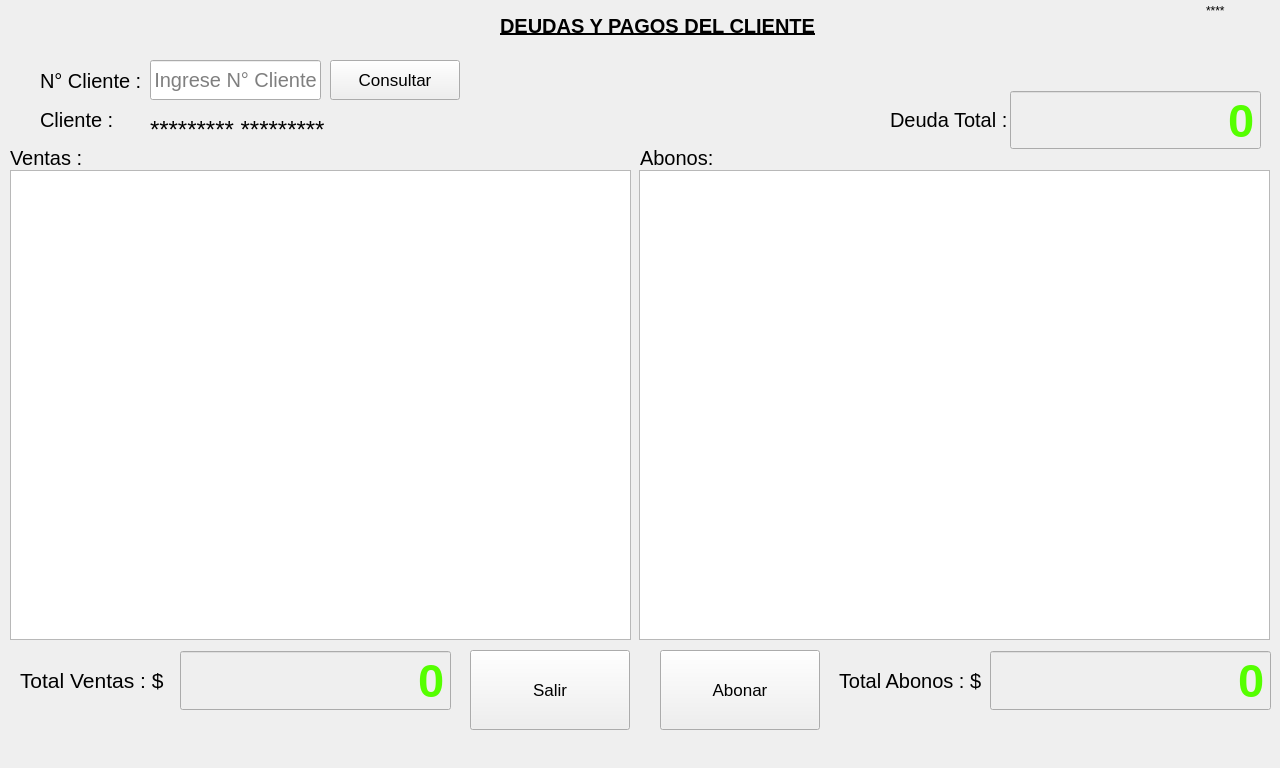
<?xml version="1.0" encoding="UTF-8"?>
<ui version="4.0">
 <class>pagoClientes</class>
 <widget class="QMainWindow" name="pagoClientes">
  <property name="geometry">
   <rect>
    <x>0</x>
    <y>0</y>
    <width>1280</width>
    <height>768</height>
   </rect>
  </property>
  <property name="minimumSize">
   <size>
    <width>1280</width>
    <height>768</height>
   </size>
  </property>
  <property name="maximumSize">
   <size>
    <width>1280</width>
    <height>768</height>
   </size>
  </property>
  <property name="windowTitle">
   <string>Compras y Pagos de Clientes</string>
  </property>
  <widget class="QWidget" name="centralwidget">
   <widget class="QLabel" name="lblAbonos_2">
    <property name="geometry">
     <rect>
      <x>640</x>
      <y>150</y>
      <width>91</width>
      <height>16</height>
     </rect>
    </property>
    <property name="font">
     <font>
      <pointsize>15</pointsize>
     </font>
    </property>
    <property name="text">
     <string>Abonos:</string>
    </property>
   </widget>
   <widget class="QLabel" name="lblVentas_2">
    <property name="geometry">
     <rect>
      <x>10</x>
      <y>150</y>
      <width>91</width>
      <height>16</height>
     </rect>
    </property>
    <property name="font">
     <font>
      <pointsize>15</pointsize>
     </font>
    </property>
    <property name="text">
     <string>Ventas :</string>
    </property>
   </widget>
   <widget class="QLabel" name="lblDeudaTotal_2">
    <property name="geometry">
     <rect>
      <x>890</x>
      <y>90</y>
      <width>120</width>
      <height>60</height>
     </rect>
    </property>
    <property name="font">
     <font>
      <pointsize>15</pointsize>
     </font>
    </property>
    <property name="text">
     <string>Deuda Total :</string>
    </property>
   </widget>
   <widget class="QPushButton" name="btnAbonar">
    <property name="geometry">
     <rect>
      <x>660</x>
      <y>650</y>
      <width>160</width>
      <height>80</height>
     </rect>
    </property>
    <property name="font">
     <font>
      <pointsize>13</pointsize>
     </font>
    </property>
    <property name="text">
     <string>Abonar</string>
    </property>
    <property name="icon">
     <iconset>
      <normaloff>../icon/get-money.png</normaloff>../icon/get-money.png</iconset>
    </property>
    <property name="iconSize">
     <size>
      <width>50</width>
      <height>50</height>
     </size>
    </property>
   </widget>
   <widget class="QLabel" name="lblAbonos">
    <property name="geometry">
     <rect>
      <x>839</x>
      <y>650</y>
      <width>151</width>
      <height>61</height>
     </rect>
    </property>
    <property name="font">
     <font>
      <pointsize>15</pointsize>
     </font>
    </property>
    <property name="text">
     <string>Total Abonos : $</string>
    </property>
   </widget>
   <widget class="QLabel" name="lblVentas">
    <property name="geometry">
     <rect>
      <x>20</x>
      <y>650</y>
      <width>151</width>
      <height>61</height>
     </rect>
    </property>
    <property name="font">
     <font>
      <pointsize>16</pointsize>
     </font>
    </property>
    <property name="text">
     <string>Total Ventas : $</string>
    </property>
   </widget>
   <widget class="QPushButton" name="btnSalir">
    <property name="geometry">
     <rect>
      <x>470</x>
      <y>650</y>
      <width>160</width>
      <height>80</height>
     </rect>
    </property>
    <property name="font">
     <font>
      <pointsize>13</pointsize>
     </font>
    </property>
    <property name="text">
     <string>Salir</string>
    </property>
    <property name="icon">
     <iconset>
      <normaloff>../icon/exit-2.png</normaloff>../icon/exit-2.png</iconset>
    </property>
    <property name="iconSize">
     <size>
      <width>50</width>
      <height>50</height>
     </size>
    </property>
   </widget>
   <widget class="QLabel" name="lblCliente">
    <property name="geometry">
     <rect>
      <x>40</x>
      <y>60</y>
      <width>111</width>
      <height>41</height>
     </rect>
    </property>
    <property name="font">
     <font>
      <pointsize>15</pointsize>
     </font>
    </property>
    <property name="text">
     <string>N° Cliente :</string>
    </property>
   </widget>
   <widget class="QLabel" name="label_8">
    <property name="geometry">
     <rect>
      <x>500</x>
      <y>10</y>
      <width>321</width>
      <height>31</height>
     </rect>
    </property>
    <property name="font">
     <font>
      <pointsize>15</pointsize>
      <weight>75</weight>
      <bold>true</bold>
      <underline>true</underline>
     </font>
    </property>
    <property name="text">
     <string>DEUDAS Y PAGOS DEL CLIENTE</string>
    </property>
   </widget>
   <widget class="QLineEdit" name="txtCliente">
    <property name="geometry">
     <rect>
      <x>150</x>
      <y>60</y>
      <width>171</width>
      <height>40</height>
     </rect>
    </property>
    <property name="font">
     <font>
      <pointsize>15</pointsize>
     </font>
    </property>
    <property name="text">
     <string/>
    </property>
    <property name="alignment">
     <set>Qt::AlignCenter</set>
    </property>
    <property name="placeholderText">
     <string>Ingrese N° Cliente</string>
    </property>
   </widget>
   <widget class="QPushButton" name="btnConsulta">
    <property name="geometry">
     <rect>
      <x>330</x>
      <y>60</y>
      <width>130</width>
      <height>40</height>
     </rect>
    </property>
    <property name="font">
     <font>
      <pointsize>13</pointsize>
     </font>
    </property>
    <property name="text">
     <string>Consultar</string>
    </property>
    <property name="icon">
     <iconset>
      <normaloff>../icon/binoculars.png</normaloff>../icon/binoculars.png</iconset>
    </property>
    <property name="iconSize">
     <size>
      <width>40</width>
      <height>40</height>
     </size>
    </property>
    <property name="shortcut">
     <string>Return</string>
    </property>
   </widget>
   <widget class="QTableWidget" name="listaVentas">
    <property name="geometry">
     <rect>
      <x>10</x>
      <y>170</y>
      <width>621</width>
      <height>470</height>
     </rect>
    </property>
    <property name="alternatingRowColors">
     <bool>true</bool>
    </property>
   </widget>
   <widget class="QTableWidget" name="listaAbonos">
    <property name="geometry">
     <rect>
      <x>639</x>
      <y>170</y>
      <width>631</width>
      <height>470</height>
     </rect>
    </property>
    <property name="alternatingRowColors">
     <bool>true</bool>
    </property>
   </widget>
   <widget class="QLabel" name="lblIdUsuario">
    <property name="geometry">
     <rect>
      <x>1206</x>
      <y>0</y>
      <width>71</width>
      <height>21</height>
     </rect>
    </property>
    <property name="text">
     <string>****</string>
    </property>
   </widget>
   <widget class="QLabel" name="lbIdlCliente">
    <property name="geometry">
     <rect>
      <x>160</x>
      <y>70</y>
      <width>131</width>
      <height>31</height>
     </rect>
    </property>
    <property name="font">
     <font>
      <pointsize>15</pointsize>
     </font>
    </property>
    <property name="text">
     <string>**********</string>
    </property>
   </widget>
   <widget class="QSpinBox" name="lcdTotalVentas">
    <property name="enabled">
     <bool>false</bool>
    </property>
    <property name="geometry">
     <rect>
      <x>180</x>
      <y>650</y>
      <width>271</width>
      <height>61</height>
     </rect>
    </property>
    <property name="palette">
     <palette>
      <active>
       <colorrole role="Text">
        <brush brushstyle="SolidPattern">
         <color alpha="255">
          <red>0</red>
          <green>0</green>
          <blue>0</blue>
         </color>
        </brush>
       </colorrole>
       <colorrole role="BrightText">
        <brush brushstyle="SolidPattern">
         <color alpha="255">
          <red>255</red>
          <green>255</green>
          <blue>255</blue>
         </color>
        </brush>
       </colorrole>
      </active>
      <inactive>
       <colorrole role="Text">
        <brush brushstyle="SolidPattern">
         <color alpha="255">
          <red>0</red>
          <green>0</green>
          <blue>0</blue>
         </color>
        </brush>
       </colorrole>
       <colorrole role="BrightText">
        <brush brushstyle="SolidPattern">
         <color alpha="255">
          <red>255</red>
          <green>255</green>
          <blue>255</blue>
         </color>
        </brush>
       </colorrole>
      </inactive>
      <disabled>
       <colorrole role="Text">
        <brush brushstyle="SolidPattern">
         <color alpha="255">
          <red>85</red>
          <green>255</green>
          <blue>0</blue>
         </color>
        </brush>
       </colorrole>
       <colorrole role="BrightText">
        <brush brushstyle="SolidPattern">
         <color alpha="255">
          <red>0</red>
          <green>0</green>
          <blue>0</blue>
         </color>
        </brush>
       </colorrole>
      </disabled>
     </palette>
    </property>
    <property name="font">
     <font>
      <pointsize>35</pointsize>
      <weight>75</weight>
      <italic>false</italic>
      <bold>true</bold>
      <underline>false</underline>
      <strikeout>false</strikeout>
      <kerning>false</kerning>
     </font>
    </property>
    <property name="layoutDirection">
     <enum>Qt::RightToLeft</enum>
    </property>
    <property name="styleSheet">
     <string notr="true">self.displayNumber.setStyleSheet(&quot;background-color: rgb(0, 255, 0)&quot;)
</string>
    </property>
    <property name="alignment">
     <set>Qt::AlignRight|Qt::AlignTrailing|Qt::AlignVCenter</set>
    </property>
    <property name="buttonSymbols">
     <enum>QAbstractSpinBox::NoButtons</enum>
    </property>
    <property name="correctionMode">
     <enum>QAbstractSpinBox::CorrectToPreviousValue</enum>
    </property>
    <property name="showGroupSeparator" stdset="0">
     <bool>true</bool>
    </property>
    <property name="suffix">
     <string extracomment="$"/>
    </property>
    <property name="prefix">
     <string extracomment="$"/>
    </property>
    <property name="maximum">
     <number>99999999</number>
    </property>
    <property name="singleStep">
     <number>0</number>
    </property>
    <property name="value">
     <number>0</number>
    </property>
   </widget>
   <widget class="QSpinBox" name="lcdTotalAbonos">
    <property name="enabled">
     <bool>false</bool>
    </property>
    <property name="geometry">
     <rect>
      <x>990</x>
      <y>650</y>
      <width>281</width>
      <height>61</height>
     </rect>
    </property>
    <property name="palette">
     <palette>
      <active>
       <colorrole role="Text">
        <brush brushstyle="SolidPattern">
         <color alpha="255">
          <red>0</red>
          <green>0</green>
          <blue>0</blue>
         </color>
        </brush>
       </colorrole>
       <colorrole role="BrightText">
        <brush brushstyle="SolidPattern">
         <color alpha="255">
          <red>255</red>
          <green>255</green>
          <blue>255</blue>
         </color>
        </brush>
       </colorrole>
      </active>
      <inactive>
       <colorrole role="Text">
        <brush brushstyle="SolidPattern">
         <color alpha="255">
          <red>0</red>
          <green>0</green>
          <blue>0</blue>
         </color>
        </brush>
       </colorrole>
       <colorrole role="BrightText">
        <brush brushstyle="SolidPattern">
         <color alpha="255">
          <red>255</red>
          <green>255</green>
          <blue>255</blue>
         </color>
        </brush>
       </colorrole>
      </inactive>
      <disabled>
       <colorrole role="Text">
        <brush brushstyle="SolidPattern">
         <color alpha="255">
          <red>85</red>
          <green>255</green>
          <blue>0</blue>
         </color>
        </brush>
       </colorrole>
       <colorrole role="BrightText">
        <brush brushstyle="SolidPattern">
         <color alpha="255">
          <red>0</red>
          <green>0</green>
          <blue>0</blue>
         </color>
        </brush>
       </colorrole>
      </disabled>
     </palette>
    </property>
    <property name="font">
     <font>
      <pointsize>35</pointsize>
      <weight>75</weight>
      <italic>false</italic>
      <bold>true</bold>
      <underline>false</underline>
      <strikeout>false</strikeout>
      <kerning>false</kerning>
     </font>
    </property>
    <property name="layoutDirection">
     <enum>Qt::RightToLeft</enum>
    </property>
    <property name="styleSheet">
     <string notr="true">self.displayNumber.setStyleSheet(&quot;background-color: rgb(0, 255, 0)&quot;)
</string>
    </property>
    <property name="alignment">
     <set>Qt::AlignRight|Qt::AlignTrailing|Qt::AlignVCenter</set>
    </property>
    <property name="buttonSymbols">
     <enum>QAbstractSpinBox::NoButtons</enum>
    </property>
    <property name="correctionMode">
     <enum>QAbstractSpinBox::CorrectToPreviousValue</enum>
    </property>
    <property name="showGroupSeparator" stdset="0">
     <bool>true</bool>
    </property>
    <property name="suffix">
     <string/>
    </property>
    <property name="prefix">
     <string extracomment="$"/>
    </property>
    <property name="maximum">
     <number>99999999</number>
    </property>
    <property name="singleStep">
     <number>0</number>
    </property>
    <property name="value">
     <number>0</number>
    </property>
   </widget>
   <widget class="QSpinBox" name="lblDeudaTotal">
    <property name="enabled">
     <bool>false</bool>
    </property>
    <property name="geometry">
     <rect>
      <x>1010</x>
      <y>90</y>
      <width>251</width>
      <height>60</height>
     </rect>
    </property>
    <property name="palette">
     <palette>
      <active>
       <colorrole role="Text">
        <brush brushstyle="SolidPattern">
         <color alpha="255">
          <red>0</red>
          <green>0</green>
          <blue>0</blue>
         </color>
        </brush>
       </colorrole>
       <colorrole role="BrightText">
        <brush brushstyle="SolidPattern">
         <color alpha="255">
          <red>255</red>
          <green>255</green>
          <blue>255</blue>
         </color>
        </brush>
       </colorrole>
      </active>
      <inactive>
       <colorrole role="Text">
        <brush brushstyle="SolidPattern">
         <color alpha="255">
          <red>0</red>
          <green>0</green>
          <blue>0</blue>
         </color>
        </brush>
       </colorrole>
       <colorrole role="BrightText">
        <brush brushstyle="SolidPattern">
         <color alpha="255">
          <red>255</red>
          <green>255</green>
          <blue>255</blue>
         </color>
        </brush>
       </colorrole>
      </inactive>
      <disabled>
       <colorrole role="Text">
        <brush brushstyle="SolidPattern">
         <color alpha="255">
          <red>85</red>
          <green>255</green>
          <blue>0</blue>
         </color>
        </brush>
       </colorrole>
       <colorrole role="BrightText">
        <brush brushstyle="SolidPattern">
         <color alpha="255">
          <red>0</red>
          <green>0</green>
          <blue>0</blue>
         </color>
        </brush>
       </colorrole>
      </disabled>
     </palette>
    </property>
    <property name="font">
     <font>
      <pointsize>35</pointsize>
      <weight>75</weight>
      <italic>false</italic>
      <bold>true</bold>
      <underline>false</underline>
      <strikeout>false</strikeout>
      <kerning>false</kerning>
     </font>
    </property>
    <property name="layoutDirection">
     <enum>Qt::RightToLeft</enum>
    </property>
    <property name="styleSheet">
     <string notr="true">self.displayNumber.setStyleSheet(&quot;background-color: rgb(0, 255, 0)&quot;)
</string>
    </property>
    <property name="alignment">
     <set>Qt::AlignRight|Qt::AlignTrailing|Qt::AlignVCenter</set>
    </property>
    <property name="buttonSymbols">
     <enum>QAbstractSpinBox::NoButtons</enum>
    </property>
    <property name="correctionMode">
     <enum>QAbstractSpinBox::CorrectToPreviousValue</enum>
    </property>
    <property name="showGroupSeparator" stdset="0">
     <bool>true</bool>
    </property>
    <property name="suffix">
     <string/>
    </property>
    <property name="prefix">
     <string extracomment="$"/>
    </property>
    <property name="maximum">
     <number>1000000</number>
    </property>
    <property name="singleStep">
     <number>0</number>
    </property>
    <property name="value">
     <number>0</number>
    </property>
   </widget>
   <widget class="QLabel" name="lblNombreCliente">
    <property name="geometry">
     <rect>
      <x>150</x>
      <y>110</y>
      <width>700</width>
      <height>40</height>
     </rect>
    </property>
    <property name="font">
     <font>
      <pointsize>18</pointsize>
     </font>
    </property>
    <property name="text">
     <string>********* *********</string>
    </property>
   </widget>
   <widget class="QLabel" name="lblCliente_2">
    <property name="geometry">
     <rect>
      <x>40</x>
      <y>100</y>
      <width>111</width>
      <height>40</height>
     </rect>
    </property>
    <property name="font">
     <font>
      <pointsize>15</pointsize>
     </font>
    </property>
    <property name="text">
     <string>Cliente :</string>
    </property>
   </widget>
   <zorder>lbIdlCliente</zorder>
   <zorder>lblAbonos_2</zorder>
   <zorder>lblVentas_2</zorder>
   <zorder>lblDeudaTotal_2</zorder>
   <zorder>btnAbonar</zorder>
   <zorder>lblAbonos</zorder>
   <zorder>lblVentas</zorder>
   <zorder>btnSalir</zorder>
   <zorder>lblCliente</zorder>
   <zorder>label_8</zorder>
   <zorder>txtCliente</zorder>
   <zorder>btnConsulta</zorder>
   <zorder>listaVentas</zorder>
   <zorder>listaAbonos</zorder>
   <zorder>lblIdUsuario</zorder>
   <zorder>lcdTotalVentas</zorder>
   <zorder>lcdTotalAbonos</zorder>
   <zorder>lblDeudaTotal</zorder>
   <zorder>lblNombreCliente</zorder>
   <zorder>lblCliente_2</zorder>
  </widget>
 </widget>
 <tabstops>
  <tabstop>txtCliente</tabstop>
  <tabstop>btnConsulta</tabstop>
  <tabstop>btnSalir</tabstop>
  <tabstop>btnAbonar</tabstop>
  <tabstop>lcdTotalAbonos</tabstop>
  <tabstop>lcdTotalVentas</tabstop>
  <tabstop>listaVentas</tabstop>
  <tabstop>listaAbonos</tabstop>
  <tabstop>lblDeudaTotal</tabstop>
 </tabstops>
 <resources/>
 <connections/>
</ui>
